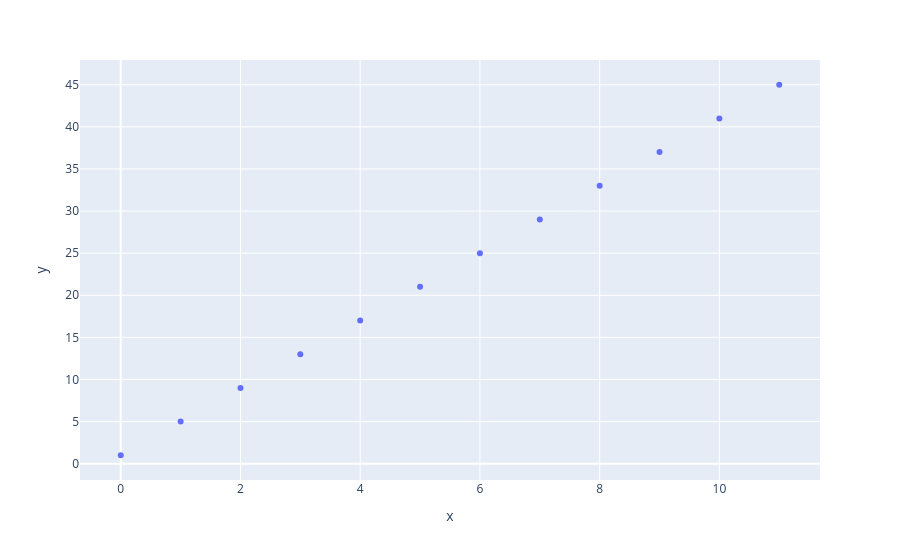

The cell this chart's notebook holds for it:
### Code cell
fig = px.scatter(x=np.arange(n), y=a_array)

fig.show()

### Figure 1 — Plotly figure (JSON) as saved in the notebook; plotly's stock layout.template omitted (floating-point values rounded to 4 significant figures)
{"data": [{"hovertemplate": "x=%{x}<br>y=%{y}<extra></extra>", "legendgroup": "", "marker": {"color": "#636efa", "symbol": "circle"}, "mode": "markers", "name": "", "orientation": "v", "showlegend": false, "type": "scatter", "x": [0, 1, 2, 3, 4, 5, 6, 7, 8, 9, 10, 11], "xaxis": "x", "y": [1, 5, 9, 13, 17, 21, 25, 29, 33, 37, 41, 45], "yaxis": "y"}], "layout": {"legend": {"tracegroupgap": 0}, "margin": {"t": 60}, "xaxis": {"anchor": "y", "domain": [0, 1], "title": {"text": "x"}}, "yaxis": {"anchor": "x", "domain": [0, 1], "title": {"text": "y"}}}}
